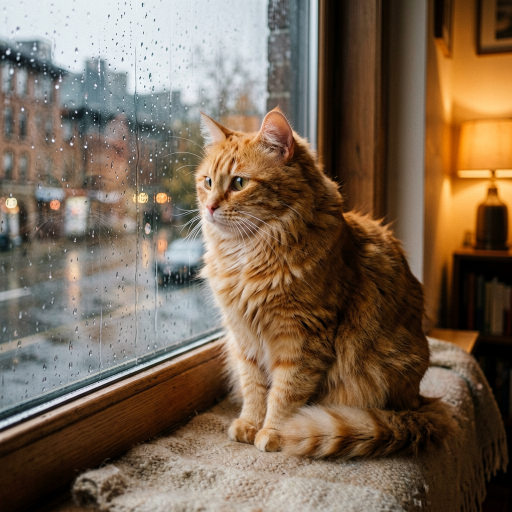
#> input picture cat-save.png, 1024 x 1024 px (shown at 1/2 size)
$ python optimize-gif.py ../cat-save.png
#> lines starting #> are read from the running program, lines starting #| are printed output that depends on the picture
"""Optimize an existing GIF for sharing."""
import sys
from pathlib import Path
from PIL import Image, ImageSequence


def main():
    input_path = Path(sys.argv[1]) if len(sys.argv) > 1 else Path("E:/测试/demo.gif")
    output_path = input_path.parent / f"{input_path.stem}_opt{input_path.suffix}"

    print(f"Loading: {input_path}")
    img = Image.open(input_path)
#> img is the input picture: PIL image 1024x1024 RGB; mean R, G, B 122.1, 102.9, 83.8

    frames = []
    durations = []
    i = 0
    for frame in ImageSequence.Iterator(img):
        i += 1
        # Skip every other frame to reduce FPS from 10 to 5
        if i % 2 == 0:
            continue
        # Convert to RGB then quantize to fewer colors
        converted = frame.convert("RGB")
        # Resize to 75% of current size
        w, h = int(converted.width * 0.7), int(converted.height * 0.7)
        converted = converted.resize((w, h), Image.LANCZOS)
        # Quantize to 64 colors
        quantized = converted.quantize(colors=64, method=Image.Quantize.MEDIANCUT)
        frames.append(quantized)
        durations.append(img.info.get('duration', 100) * 2)  # double duration for skipped frames

        if i % 20 == 0:
            print(f"  Processing frame {i}...")
#> this loop made 1 pass
#> (i, w, h) on pass 1: (1, 716, 716)
#> pass 1, in main, `converted = converted.resize((w, h), Image.LANCZOS)`:
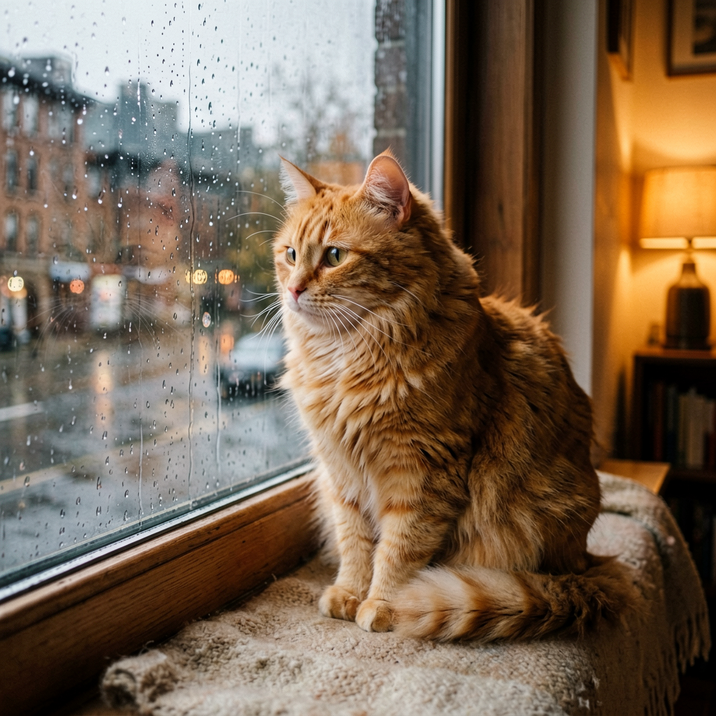
#> converted: PIL image 716x716 RGB; mean R, G, B 122.1, 102.9, 83.8
#> after the loop, durations = [200]; frames = 1 item; i = 1

    print(f"Saving {len(frames)} frames to {output_path}...")
#> (printed output is left out)
    frames[0].save(
        output_path,
        save_all=True,
        append_images=frames[1:],
        duration=durations,
        loop=0,
        optimize=True,
        disposal=2,
    )

#> (the run stopped early here; a loop or call above may not have finished)

$ run again, on office_cage_freedom.png
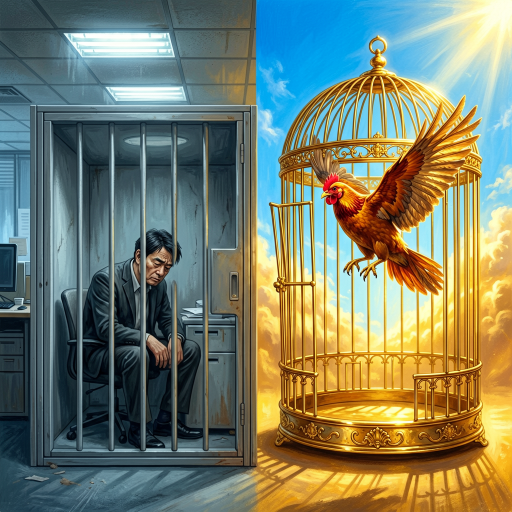
#> input picture office_cage_freedom.png, 1024 x 1024 px (shown at 1/2 size)
#> in main, img is the input picture: PIL image 1024x1024 RGB; mean R, G, B 121.3, 127.8, 106.3
#> the loop in main, `for frame in ImageSequence.Iterator(img):` made 1 pass
#> (i, w, h) on pass 1: (1, 716, 716)
#> pass 1, in main, `converted = converted.resize((w, h), Image.LANCZOS)`:
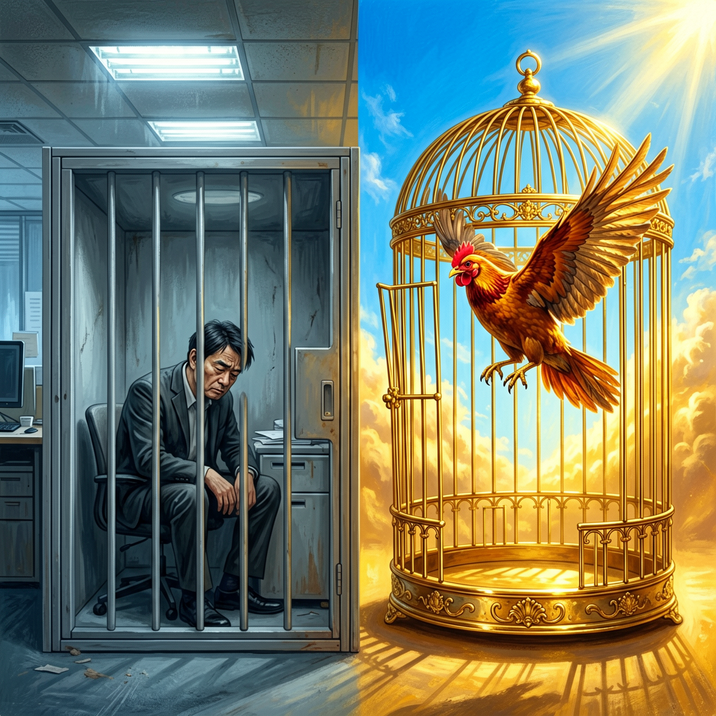
#> converted: PIL image 716x716 RGB; mean R, G, B 121.3, 127.8, 106.4
#> pass 1, in main, `quantized = converted.quantize(colors=64, method=Image.Quantize.MEDIAN..`:
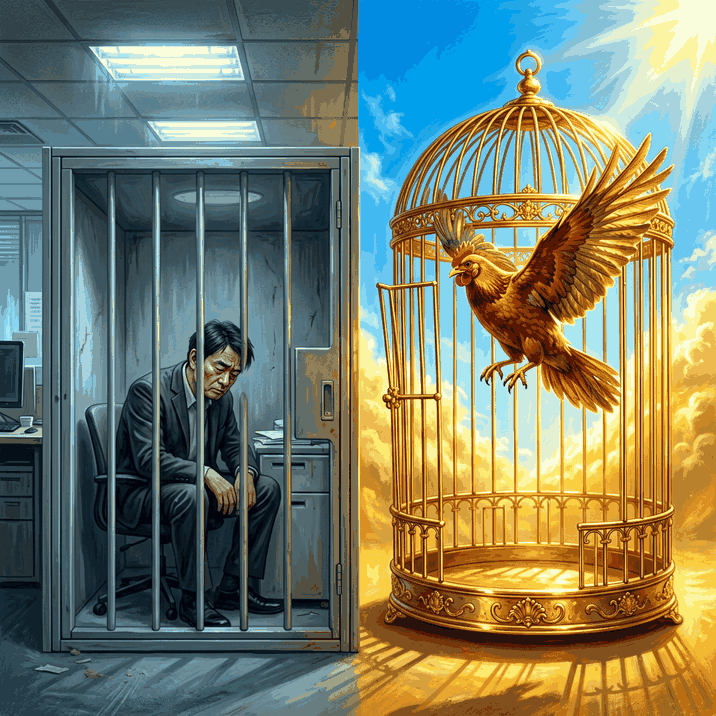
#> quantized: PIL image 716x716 P; mean R, G, B 120.8, 127.6, 106.4
#> after the loop in main, `for frame in ImageSequence.Iterator(img):`: durations = [200]; frames = 1 item; i = 1
#> (printed output is left out)
